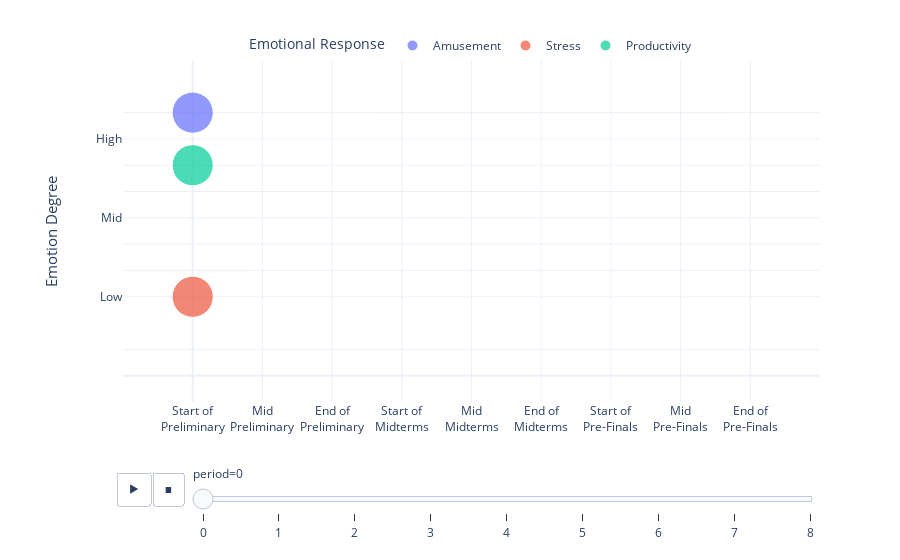

The notebook cell saved with this chart:
### Markdown cell above
## Visualization

### Code cell
fig = px.scatter(
    data_frame = df,
    x = 'period',
    y = 'emotional_degree',
    custom_data = ['emotional_response','assignment',],
    color = 'emotional_response',
    size = 'assignment',
    animation_frame = 'period',
    template = 'plotly_white',
    range_x = [-1, 9],
    range_y = [-1, 12],
    size_max = 60,
)

fig.update_layout(
    yaxis = dict(
        title = dict(
            text = '<br><br>Emotion Degree<br>',
            font_size = 15,
        ),
        tickmode = 'array',
        tickvals = df['emotional_degree'].sort_values().unique(),
        ticktext = [' ', 'Low', ' ', ' ', ' Mid', ' ', ' ', 'High', ' ' ]
    ),
    xaxis = dict(
        title = ' ',
        tickmode = 'array',
        tickvals = df['period'].sort_values().unique(),
        ticktext = [
            'Start of<br>Preliminary', 
            'Mid<br>Preliminary', 
            'End of<br>Preliminary', 
            'Start of<br>Midterms', 
            'Mid<br>Midterms', 
            'End of<br>Midterms', 
            'Start of<br>Pre-Finals', 
            'Mid<br>Pre-Finals', 
            'End of<br>Pre-Finals',
        ]
    ),
    legend = dict(
        title = 'Emotional Response',
        orientation = 'h',
        yanchor = 'bottom',
        xanchor = 'center',
        y = 1,
        x = 0.5   
    ),
    updatemenus = [
        dict(
            type = 'buttons',
            buttons = [dict(
                method = 'animate',
                args = [None, {"frame": {"duration": 1000, "redraw": False}}]
            )]
        )
    ]
)

fig.show()

### Figure 1 — Plotly figure (JSON) as saved in the notebook; plotly's stock layout.template omitted (floating-point values rounded to 4 significant figures)
{"data": [{"customdata": [["Amusement", 10]], "hovertemplate": "emotional_response=Amusement<br>period=%{x}<br>emotional_degree=%{y}<br>assignment=%{marker.size}<extra></extra>", "legendgroup": "Amusement", "marker": {"color": "#636efa", "size": [10], "sizemode": "area", "sizeref": 0.01185, "symbol": "circle"}, "mode": "markers", "name": "Amusement", "orientation": "v", "showlegend": true, "type": "scatter", "x": [0], "xaxis": "x", "y": [10], "yaxis": "y"}, {"customdata": [["Stress", 10]], "hovertemplate": "emotional_response=Stress<br>period=%{x}<br>emotional_degree=%{y}<br>assignment=%{marker.size}<extra></extra>", "legendgroup": "Stress", "marker": {"color": "#EF553B", "size": [10], "sizemode": "area", "sizeref": 0.01185, "symbol": "circle"}, "mode": "markers", "name": "Stress", "orientation": "v", "showlegend": true, "type": "scatter", "x": [0], "xaxis": "x", "y": [3], "yaxis": "y"}, {"customdata": [["Productivity", 10]], "hovertemplate": "emotional_response=Productivity<br>period=%{x}<br>emotional_degree=%{y}<br>assignment=%{marker.size}<extra></extra>", "legendgroup": "Productivity", "marker": {"color": "#00cc96", "size": [10], "sizemode": "area", "sizeref": 0.01185, "symbol": "circle"}, "mode": "markers", "name": "Productivity", "orientation": "v", "showlegend": true, "type": "scatter", "x": [0], "xaxis": "x", "y": [8], "yaxis": "y"}], "layout": {"legend": {"itemsizing": "constant", "orientation": "h", "title": {"text": "Emotional Response"}, "tracegroupgap": 0, "x": 0.5, "xanchor": "center", "y": 1, "yanchor": "bottom"}, "margin": {"t": 60}, "sliders": [{"active": 0, "currentvalue": {"prefix": "period="}, "len": 0.9, "pad": {"b": 10, "t": 60}, "steps": [{"args": [["0"], {"frame": {"duration": 0, "redraw": false}, "fromcurrent": true, "mode": "immediate", "transition": {"duration": 0, "easing": "linear"}}], "label": "0", "method": "animate"}, {"args": [["1"], {"frame": {"duration": 0, "redraw": false}, "fromcurrent": true, "mode": "immediate", "transition": {"duration": 0, "easing": "linear"}}], "label": "1", "method": "animate"}, {"args": [["2"], {"frame": {"duration": 0, "redraw": false}, "fromcurrent": true, "mode": "immediate", "transition": {"duration": 0, "easing": "linear"}}], "label": "2", "method": "animate"}, {"args": [["3"], {"frame": {"duration": 0, "redraw": false}, "fromcurrent": true, "mode": "immediate", "transition": {"duration": 0, "easing": "linear"}}], "label": "3", "method": "animate"}, {"args": [["4"], {"frame": {"duration": 0, "redraw": false}, "fromcurrent": true, "mode": "immediate", "transition": {"duration": 0, "easing": "linear"}}], "label": "4", "method": "animate"}, {"args": [["5"], {"frame": {"duration": 0, "redraw": false}, "fromcurrent": true, "mode": "immediate", "transition": {"duration": 0, "easing": "linear"}}], "label": "5", "method": "animate"}, {"args": [["6"], {"frame": {"duration": 0, "redraw": false}, "fromcurrent": true, "mode": "immediate", "transition": {"duration": 0, "easing": "linear"}}], "label": "6", "method": "animate"}, {"args": [["7"], {"frame": {"duration": 0, "redraw": false}, "fromcurrent": true, "mode": "immediate", "transition": {"duration": 0, "easing": "linear"}}], "label": "7", "method": "animate"}, {"args": [["8"], {"frame": {"duration": 0, "redraw": false}, "fromcurrent": true, "mode": "immediate", "transition": {"duration": 0, "easing": "linear"}}], "label": "8", "method": "animate"}], "x": 0.1, "xanchor": "left", "y": 0, "yanchor": "top"}], "updatemenus": [{"buttons": [{"args": [null, {"frame": {"duration": 1000, "redraw": false}}], "label": "&#9654;", "method": "animate"}, {"args": [null, {"frame": {"duration": 1000, "redraw": false}}], "label": "&#9724;", "method": "animate"}], "direction": "left", "pad": {"r": 10, "t": 70}, "showactive": false, "type": "buttons", "x": 0.1, "xanchor": "right", "y": 0, "yanchor": "top"}], "xaxis": {"anchor": "y", "categoryarray": [0, 1, 2, 3, 4, 5, 6, 7, 8], "categoryorder": "array", "domain": [0, 1], "range": [-1, 9], "tickmode": "array", "ticktext": ["Start of<br>Preliminary", "Mid<br>Preliminary", "End of<br>Preliminary", "Start of<br>Midterms", "Mid<br>Midterms", "End of<br>Midterms", "Start of<br>Pre-Finals", "Mid<br>Pre-Finals", "End of<br>Pre-Finals"], "tickvals": [0, 1, 2, 3, 4, 5, 6, 7, 8], "title": {"text": " "}}, "yaxis": {"anchor": "x", "domain": [0, 1], "range": [-1, 12], "tickmode": "array", "ticktext": [" ", "Low", " ", " ", " Mid", " ", " ", "High", " "], "tickvals": [1, 3, 4, 5, 6, 7, 8, 9, 10], "title": {"font": {"size": 15}, "text": "<br><br>Emotion Degree<br>"}}}}
